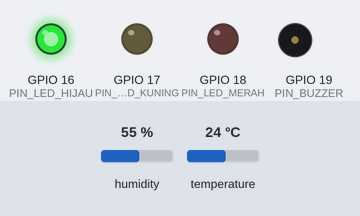
Bench run of a sketch on a simulated ESP32. Parts: output pins drawn as LEDs (lit = HIGH), buzzer (waves = sounding, pin HIGH). The test bench sets the inputs (shaded band); at power-on: temperature 24 °C, humidity 55 %. WiFi joins after 1.5 s; servers stay silent unless stated; uploads are accepted with an empty reply; what the sketch prints to the serial monitor is not drawn.

Above: at 2.7 s.
2.8 s: temperature set to 38 °C
12.0 s: temperature set to 41 °C
At 15.82 s:
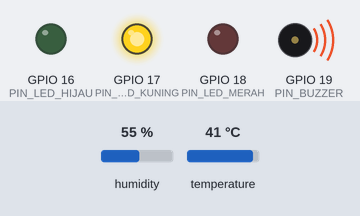
At 20.4 s:
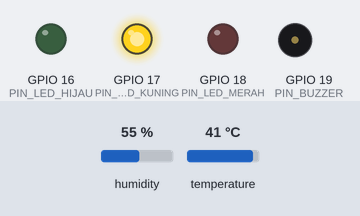
Timing chart, 0 to 24.9 s (numbered marks = the images above; inputs shaded):
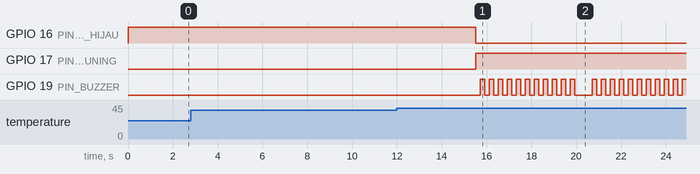

Measured:
- the behaviour switches between 39 and 40 °C on temperature (found by bisection; images 0 and 1)
- after the input at 2.8 s, every drawn part: stays the same
- after the input at 12.0 s, GPIO 16 (PIN_LED_HIJAU): HIGH → LOW after 3.5 s; GPIO 17 (PIN_LED_KUNING): LOW → HIGH after 3.5 s; GPIO 19 (PIN_BUZZER): goes 10 × (HIGH 0.20 s, LOW 0.20 s), HIGH 0.20 s, LOW 0.79 s, 10 × (HIGH 0.20 s, LOW 0.20 s), then HIGH, starting after 3.7 s

The sketch:

firmware.ino
```cpp
/*
 * Firmware ESP32 - Smart Temperature AI Agent
 * Baca DHT11, kontrol LED (hijau/kuning/merah) + buzzer via AMBANG LOKAL (deterministik),
 * kirim data ke gateway via HTTP POST, jalankan perintah balik (buzzer_off / buzzer_on).
 *
 * Revisi: tidak lagi pakai relay/kipas. Buzzer aktif otomatis saat level kuning
 * (bip berjeda) dan merah (bunyi terus), bisa di-override manual dari Telegram.
 *
 * Kontrol LED/buzzer sengaja di sini, bukan di LLM (PRD v1.1) -> aman & cepat saat demo.
 *
 * Library (Arduino IDE > Library Manager):
 *   - "DHT11" by Dhruba Saha   (BUKAN "DHT sensor library" Adafruit - beda API)
 *   - ArduinoJson  by Benoit Blanchon
 * Board: pilih board ESP32 kamu (mis. "ESP32 Dev Module").
 *
 * Salin config.example.h -> config.h dan isi sebelum compile.
 *
 * Asumsi buzzer: modul buzzer AKTIF (on/off lewat digitalWrite, bukan piezo pasif
 * yang butuh tone()). Kalau punya buzzer pasif, ganti digitalWrite(PIN_BUZZER, HIGH)
 * jadi tone(PIN_BUZZER, 2000) dan LOW jadi noTone(PIN_BUZZER).
 */
#include <WiFi.h>
#include <HTTPClient.h>
#include <ArduinoJson.h>
#include <DHT11.h>
#include "config.h"

DHT11 dht11(PIN_DHT);

unsigned long lastKirim = 0;
const char *levelSekarang = "hijau";   // level suhu terakhir (dipakai buzzer tiap loop)

// ---- Override manual buzzer dari Telegram (/buzzer_off, /buzzer_on) ----
enum BuzzerOverride { OVERRIDE_NONE, OVERRIDE_FORCE_ON, OVERRIDE_FORCE_OFF };
BuzzerOverride buzzerOverride = OVERRIDE_NONE;
// Catatan desain: override otomatis balik ke OVERRIDE_NONE saat level kembali
// ke "hijau" (normal) - biar mute/tes tidak "nyangkut" ke episode warning berikutnya.

unsigned long buzzerToggleAt = 0;
bool buzzerBeepState = false;
const unsigned long BUZZER_BEEP_MS = 200;  // durasi on/off pola bip kuning (ms)

void setLed(const char *lvl) {
  digitalWrite(PIN_LED_HIJAU,  strcmp(lvl, "hijau")  == 0);
  digitalWrite(PIN_LED_KUNING, strcmp(lvl, "kuning") == 0);
  digitalWrite(PIN_LED_MERAH,  strcmp(lvl, "merah")  == 0);
}

const char *levelSuhu(float suhu) {
  if (suhu >= SUHU_MERAH) return "merah";
  if (suhu >= SUHU_KUNING) return "kuning";
  return "hijau";
}

// Dipanggil TIAP iterasi loop() (bukan cuma tiap INTERVAL_KIRIM) supaya pola
// bip kuning yang berjeda bisa jalan mulus tanpa nge-block pembacaan sensor.
void updateBuzzer() {
  if (buzzerOverride == OVERRIDE_FORCE_OFF) {
    digitalWrite(PIN_BUZZER, LOW);
    return;
  }
  if (buzzerOverride == OVERRIDE_FORCE_ON) {
    digitalWrite(PIN_BUZZER, HIGH);
    return;
  }
  // OVERRIDE_NONE -> ikut level otomatis
  if (strcmp(levelSekarang, "merah") == 0) {
    digitalWrite(PIN_BUZZER, HIGH);              // bunyi terus, tanpa putus
  } else if (strcmp(levelSekarang, "kuning") == 0) {
    if (millis() - buzzerToggleAt >= BUZZER_BEEP_MS) {
      buzzerToggleAt = millis();
      buzzerBeepState = !buzzerBeepState;
      digitalWrite(PIN_BUZZER, buzzerBeepState ? HIGH : LOW);  // bip-bip-bip berjeda
    }
  } else {
    digitalWrite(PIN_BUZZER, LOW);                // hijau -> mati
    buzzerBeepState = false;
  }
}

void connectWifi() {
  WiFi.mode(WIFI_STA);
  WiFi.begin(WIFI_SSID, WIFI_PASSWORD);
  Serial.print("Menghubungkan WiFi");
  unsigned long mulai = millis();
  while (WiFi.status() != WL_CONNECTED && millis() - mulai < 20000) {
    delay(500);
    Serial.print(".");
  }
  Serial.println(WiFi.status() == WL_CONNECTED ? " tersambung" : " GAGAL");
  if (WiFi.status() == WL_CONNECTED) Serial.println(WiFi.localIP());
}

void jalankanPerintah(const char *cmd) {
  if (strcmp(cmd, "buzzer_off") == 0) {
    buzzerOverride = OVERRIDE_FORCE_OFF;
    Serial.println("Perintah: buzzer dibisukan manual.");
  } else if (strcmp(cmd, "buzzer_on") == 0) {
    buzzerOverride = OVERRIDE_FORCE_ON;
    Serial.println("Perintah: buzzer dinyalakan manual (mode tes).");
  }
}

void kirimData(float suhu, float hum, const char *lvl) {
  if (WiFi.status() != WL_CONNECTED) {
    connectWifi();
    if (WiFi.status() != WL_CONNECTED) return;
  }

  StaticJsonDocument<256> doc;
  doc["device_id"] = DEVICE_ID;
  doc["suhu_c"] = suhu;
  doc["kelembapan"] = hum;
  doc["level"] = lvl;
  String body;
  serializeJson(doc, body);

  HTTPClient http;
  http.begin(GATEWAY_URL);
  http.addHeader("Content-Type", "application/json");
  http.addHeader("X-Device-Token", DEVICE_TOKEN);
  http.setTimeout(8000);

  int code = http.POST(body);
  if (code == 200) {
    StaticJsonDocument<256> resp;
    if (deserializeJson(resp, http.getString()) == DeserializationError::Ok) {
      const char *cmd = resp["command"] | "";
      if (strlen(cmd) > 0) jalankanPerintah(cmd);
    }
  } else {
    Serial.printf("POST gagal, kode: %d\n", code);
  }
  http.end();
}

void setup() {
  Serial.begin(115200);
  pinMode(PIN_LED_HIJAU, OUTPUT);
  pinMode(PIN_LED_KUNING, OUTPUT);
  pinMode(PIN_LED_MERAH, OUTPUT);
  pinMode(PIN_BUZZER, OUTPUT);
  digitalWrite(PIN_BUZZER, LOW);
  setLed("hijau");
  connectWifi();
}

void loop() {
  updateBuzzer();   // jalan tiap iterasi, ringan & non-blocking

  if (millis() - lastKirim < INTERVAL_KIRIM) return;
  lastKirim = millis();

  int suhuInt = 0, humInt = 0;
  int hasil = dht11.readTemperatureHumidity(suhuInt, humInt);
  if (hasil != 0) {
    Serial.print("Gagal baca DHT11: ");
    Serial.println(DHT11::getErrorString(hasil));
    return;
  }
  float suhu = suhuInt;
  float hum = humInt;

  levelSekarang = levelSuhu(suhu);
  if (strcmp(levelSekarang, "hijau") == 0) {
    buzzerOverride = OVERRIDE_NONE;   // reset override begitu kembali normal
  }
  setLed(levelSekarang);

  Serial.printf("Suhu=%.0f Hum=%.0f Level=%s\n", suhu, hum, levelSekarang);

  kirimData(suhu, hum, levelSekarang);
}
```

config.h
```cpp
// ==== Konfigurasi Firmware ESP32 - Smart Temperature AI Agent ====
// Salin file ini menjadi config.h lalu isi nilainya. JANGAN commit config.h berisi kredensial ke repo publik.
#pragma once

// --- WiFi (siapkan juga hotspot HP sebagai cadangan, PRD 7 & 14) ---
#define WIFI_SSID      "FC"
#define WIFI_PASSWORD  "11111111"

// --- Gateway ---
// Ganti IP dengan alamat komputer yang menjalankan gateway (cek: ipconfig / ifconfig).
#define GATEWAY_URL    "http://192.168.137.140:8000/ingest"  // Ganti XXX dengan IP device OpenClaw
#define DEVICE_ID      "esp32-01"
#define DEVICE_TOKEN   "esp32-temperature-system"   // harus sama dengan .env gateway

// --- Pin (sesuaikan dengan wiring; hindari GPIO strapping seperti 0,2,15) ---
#define PIN_DHT        4    // data DHT11
#define PIN_LED_HIJAU  16
#define PIN_LED_KUNING 17
#define PIN_LED_MERAH  18
#define PIN_BUZZER     19   // buzzer aktif

// --- Ambang suhu (°C). HARUS sinkron dengan gateway .env (PRD FR-3) ---
// hijau <SUHU_KUNING, kuning [SUHU_KUNING, SUHU_MERAH), merah >=SUHU_MERAH
#define SUHU_KUNING     40.0
#define SUHU_MERAH      45.0

// --- Interval kirim data (ms) ---
#define INTERVAL_KIRIM  5000
```
